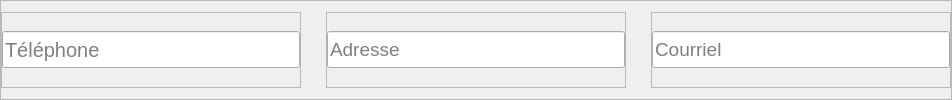
                              <widget class="QFrame" name="frame_12">
                               <property name="sizePolicy">
                                <sizepolicy hsizetype="MinimumExpanding" vsizetype="Preferred">
                                 <horstretch>0</horstretch>
                                 <verstretch>0</verstretch>
                                </sizepolicy>
                               </property>
                               <property name="frameShape">
                                <enum>QFrame::StyledPanel</enum>
                               </property>
                               <property name="frameShadow">
                                <enum>QFrame::Raised</enum>
                               </property>
                               <layout class="QHBoxLayout" name="horizontalLayout_24">
                                <property name="spacing">
                                 <number>25</number>
                                </property>
                                <property name="leftMargin">
                                 <number>0</number>
                                </property>
                                <property name="rightMargin">
                                 <number>0</number>
                                </property>
                                <item>
                                 <widget class="QFrame" name="frame_18">
                                  <property name="minimumSize">
                                   <size>
                                    <width>300</width>
                                    <height>0</height>
                                   </size>
                                  </property>
                                  <property name="frameShape">
                                   <enum>QFrame::StyledPanel</enum>
                                  </property>
                                  <property name="frameShadow">
                                   <enum>QFrame::Raised</enum>
                                  </property>
                                  <layout class="QVBoxLayout" name="verticalLayout_32">
                                   <property name="leftMargin">
                                    <number>0</number>
                                   </property>
                                   <property name="topMargin">
                                    <number>0</number>
                                   </property>
                                   <property name="rightMargin">
                                    <number>0</number>
                                   </property>
                                   <property name="bottomMargin">
                                    <number>0</number>
                                   </property>
                                   <item>
                                    <widget class="QLineEdit" name="telephone">
                                     <property name="minimumSize">
                                      <size>
                                       <width>0</width>
                                       <height>37</height>
                                      </size>
                                     </property>
                                     <property name="font">
                                      <font>
                                       <pointsize>15</pointsize>
                                      </font>
                                     </property>
                                     <property name="placeholderText">
                                      <string>Téléphone</string>
                                     </property>
                                    </widget>
                                   </item>
                                  </layout>
                                 </widget>
                                </item>
                                <item>
                                 <widget class="QFrame" name="frame_19">
                                  <property name="minimumSize">
                                   <size>
                                    <width>300</width>
                                    <height>0</height>
                                   </size>
                                  </property>
                                  <property name="frameShape">
                                   <enum>QFrame::StyledPanel</enum>
                                  </property>
                                  <property name="frameShadow">
                                   <enum>QFrame::Raised</enum>
                                  </property>
                                  <layout class="QVBoxLayout" name="verticalLayout_33">
                                   <property name="leftMargin">
                                    <number>0</number>
                                   </property>
                                   <property name="topMargin">
                                    <number>0</number>
                                   </property>
                                   <property name="rightMargin">
                                    <number>0</number>
                                   </property>
                                   <property name="bottomMargin">
                                    <number>0</number>
                                   </property>
                                   <item>
                                    <widget class="QLineEdit" name="adresse">
                                     <property name="minimumSize">
                                      <size>
                                       <width>0</width>
                                       <height>37</height>
                                      </size>
                                     </property>
                                     <property name="font">
                                      <font>
                                       <pointsize>14</pointsize>
                                      </font>
                                     </property>
                                     <property name="placeholderText">
                                      <string>Adresse</string>
                                     </property>
                                    </widget>
                                   </item>
                                  </layout>
                                 </widget>
                                </item>
                                <item>
                                 <widget class="QFrame" name="frame_20">
                                  <property name="minimumSize">
                                   <size>
                                    <width>300</width>
                                    <height>0</height>
                                   </size>
                                  </property>
                                  <property name="frameShape">
                                   <enum>QFrame::StyledPanel</enum>
                                  </property>
                                  <property name="frameShadow">
                                   <enum>QFrame::Raised</enum>
                                  </property>
                                  <layout class="QHBoxLayout" name="horizontalLayout_27">
                                   <property name="leftMargin">
                                    <number>0</number>
                                   </property>
                                   <property name="topMargin">
                                    <number>0</number>
                                   </property>
                                   <property name="rightMargin">
                                    <number>0</number>
                                   </property>
                                   <property name="bottomMargin">
                                    <number>0</number>
                                   </property>
                                   <item>
                                    <widget class="QLineEdit" name="email_3">
                                     <property name="minimumSize">
                                      <size>
                                       <width>0</width>
                                       <height>37</height>
                                      </size>
                                     </property>
                                     <property name="font">
                                      <font>
                                       <pointsize>14</pointsize>
                                      </font>
                                     </property>
                                     <property name="placeholderText">
                                      <string>Courriel</string>
                                     </property>
                                    </widget>
                                   </item>
                                  </layout>
                                 </widget>
                                </item>
                               </layout>
                              </widget>
